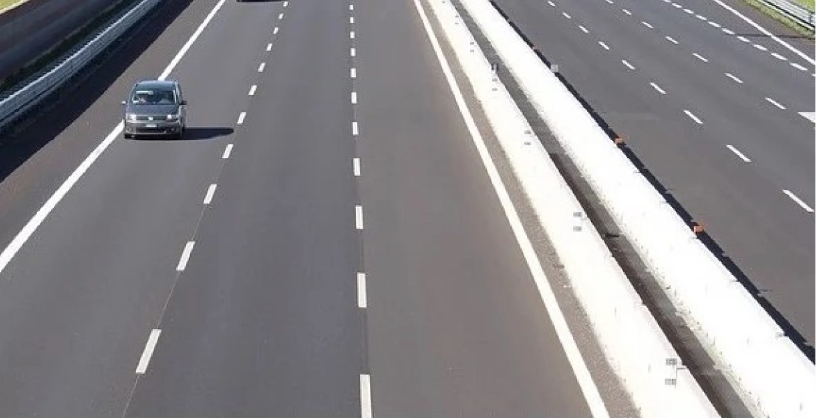
#> input picture notebooks/data/images/hough_transform_road.png, 820 x 418 px
$ jupyter execute hough_transform_edge_detector.ipynb
#> lines starting #> are read from the running program, lines starting #| are printed output that depends on the picture
[cell 1]
import os
import cv2
import numpy as np
import matplotlib.pyplot as plt

# Path to the image
image_path = os.path.join(os.getcwd(), 'data', 'images', 'hough_transform_road.png')  # Construct the full path to the image

# Load the image in grayscale
image = cv2.imread(image_path, cv2.IMREAD_GRAYSCALE)  # Read the image in grayscale mode
#> image: shape (418, 820); min 0, max 255, mean 136.4

# Check if the image loaded properly
if image is None:
    print("Error: Could not load the image.")  # Print an error if the image is not loaded
else:
    # Apply edge detection (Canny)
    edges = cv2.Canny(image, 50, 150)  # Detect edges using Canny with thresholds (50, 150)
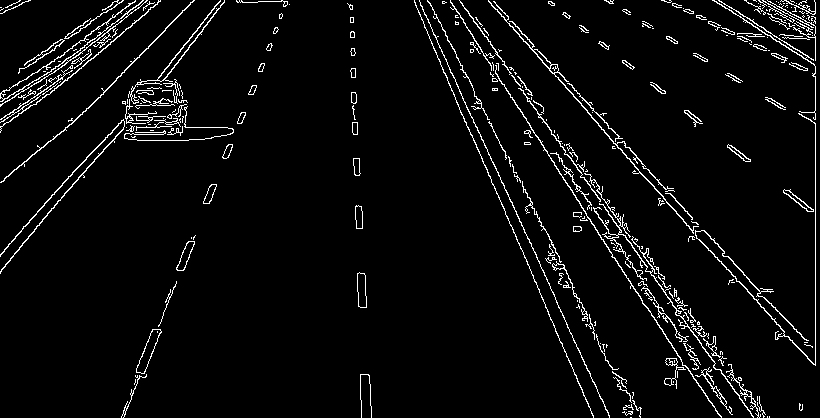
#> edges: shape (418, 820); 4.4% white in thin lines or dots

    # Apply Hough Line Transform
    # Parameters: edges, rho resolution = 1 pixel, theta resolution = 1 degree, threshold = 100
    lines = cv2.HoughLines(edges, 1, np.pi / 180, 100)
#> lines = 77 rows, first 8: [815, 0], [-376, 2.53], [-361, 2.41], [-375, 2.57], [-381, 2.67], [-371, 2.51], [-378, 2.71], [171, 0.681]

    # Convert grayscale image to BGR for drawing lines
    image_with_lines = cv2.cvtColor(image, cv2.COLOR_GRAY2BGR)  # Convert grayscale to BGR for line visualization

    # If lines are detected, draw them on the image
    if lines is not None:
        for line in lines:
            rho, theta = line[0]  # Extract rho (distance) and theta (angle) for each detected line
            a = np.cos(theta)  # Calculate cosine of the angle
            b = np.sin(theta)  # Calculate sine of the angle
            x0 = a * rho  # x-coordinate of the point closest to the origin
            y0 = b * rho  # y-coordinate of the point closest to the origin
            x1 = int(x0 + 1000 * (-b))  # Calculate the endpoint in one direction
            y1 = int(y0 + 1000 * (a))
            x2 = int(x0 - 1000 * (-b))  # Calculate the endpoint in the opposite direction
            y2 = int(y0 - 1000 * (a))
            # Draw the line on the image (green color, 2-pixel thickness)
            cv2.line(image_with_lines, (x1, y1), (x2, y2), (0, 255, 0), 2)
#> this loop made 77 passes
#> (rho, theta, a, b, x0, y0, x1, y1) on passes 1 to 12: (815, 0, 1, 0, 815, 0, 815, 1000), (-376, 2.53, -0.819, 0.574, 308, -215.7, -265, -1034), (-361, 2.41, -0.743, 0.669, 268.3, -241.6, -400, -984), (-375, 2.57, -0.839, 0.545, 314.5, -204.2, -230, -1042), (-381, 2.67, -0.891, 0.454, 339.5, -173, -114, -1063), (-371, 2.51, -0.809, 0.588, 300.1, -218.1, -287, -1027), (-378, 2.71, -0.906, 0.423, 342.6, -159.7, -80, -1066), (171, 0.681, 0.777, 0.629, 132.9, 107.6, -496, 884), (-370, 2.43, -0.755, 0.656, 279.2, -242.7, -376, -997), (-357, 2.39, -0.731, 0.682, 261.1, -243.5, -420, -974), (174, 0.698, 0.766, 0.643, 133.3, 111.8, -509, 877), (-386, 2.69, -0.899, 0.438, 346.9, -169.2, -91, -1068)
#> (rho, theta, b, x0, y0, x1, y1, x2) on pass 42: (1, 1.57, 1, -4.37e-08, 1, -1000, 0, 999)
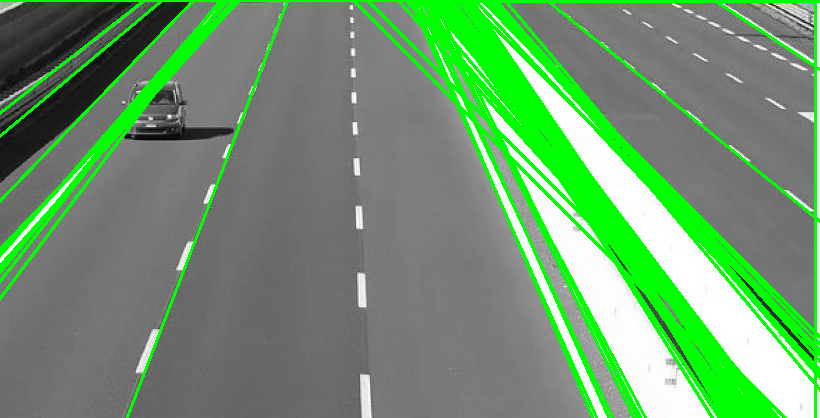
#> image_with_lines: shape (418, 820, 3); mean B, G, R 110.5, 150.2, 110.5

    # Plot the results
    plt.figure(figsize=(15, 7))  # Create a figure with specified dimensions

    # Original Image
    plt.subplot(1, 3, 1)  # First subplot (1 row, 3 columns, position 1)
    plt.imshow(image, cmap='gray')  # Display the original grayscale image
    plt.title("Original Image")  # Add a title to the subplot
    plt.axis("off")  # Turn off the axes for better visualization

    # Edge Detection Result
    plt.subplot(1, 3, 2)  # Second subplot (1 row, 3 columns, position 2)
    plt.imshow(edges, cmap='gray')  # Display the edges detected by Canny
    plt.title("Edge Detection (Canny)")  # Add a title to the subplot
    plt.axis("off")  # Turn off the axes

    # Hough Line Transform Result
    plt.subplot(1, 3, 3)  # Third subplot (1 row, 3 columns, position 3)
    plt.imshow(image_with_lines)  # Display the image with Hough lines overlaid
    plt.title("Hough Line Transform")  # Add a title to the subplot
    plt.axis("off")  # Turn off the axes

    plt.tight_layout()  # Adjust subplot layout for better spacing
    plt.show()  # Display the plots
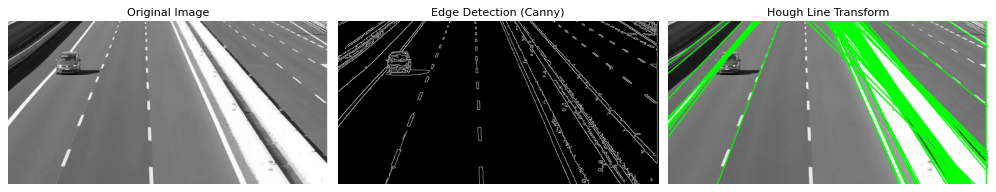
#> figure drawn by matplotlib, 3 panels
